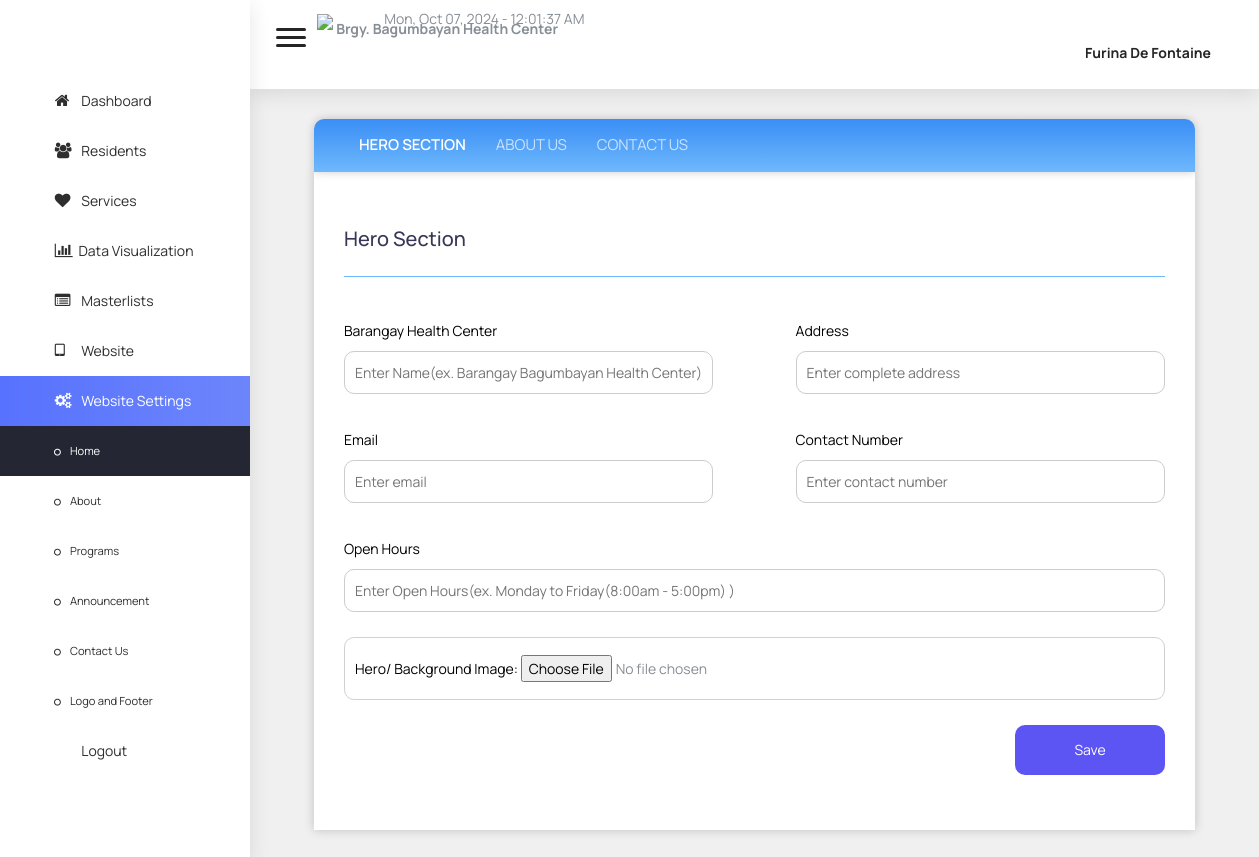
The app's page /admin/wsHomeSettings.php (signed in), older data.
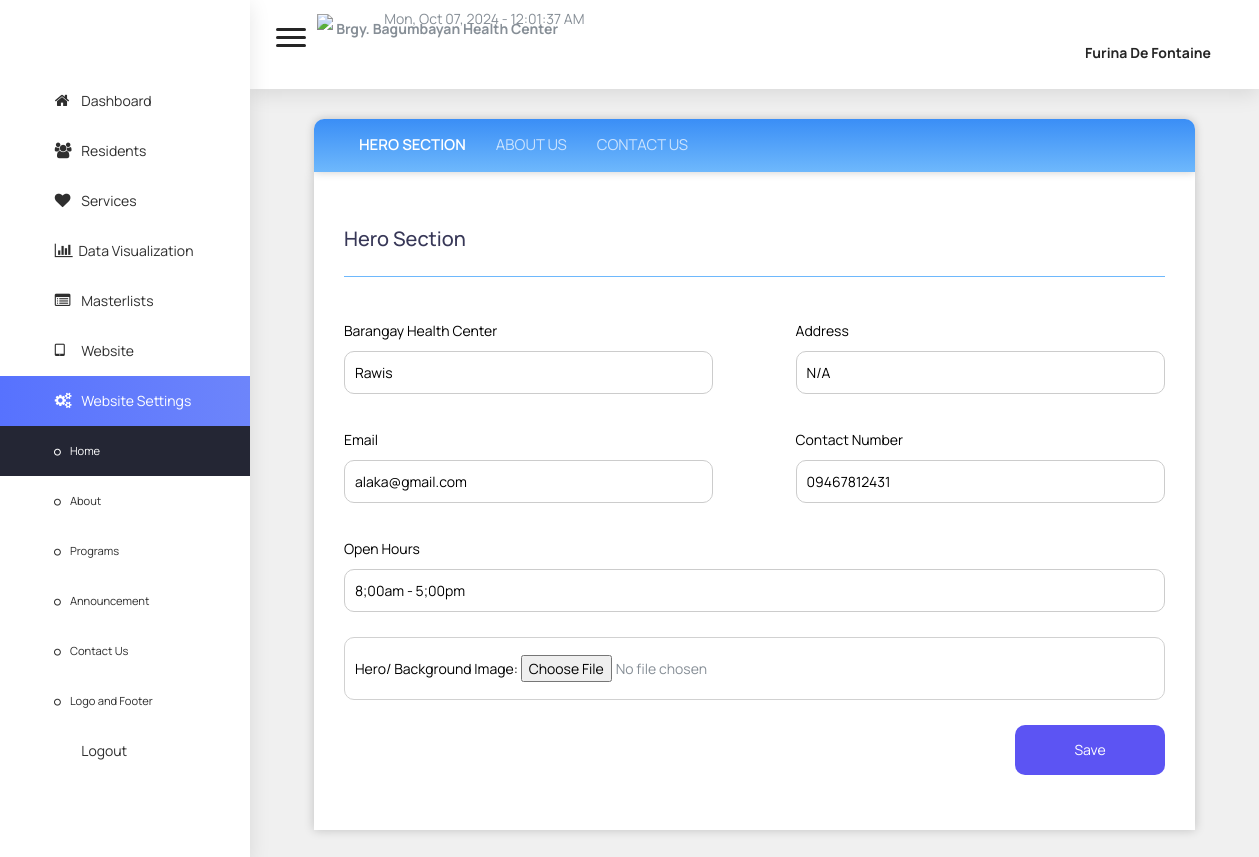
The same page, newer data.
### tables this page shows
CREATE TABLE `home` (
  `id` int(11) NOT NULL,
  `center_name` varchar(255) DEFAULT NULL,
  `address` varchar(255) DEFAULT NULL,
  `email` varchar(255) DEFAULT NULL,
  `contact` varchar(255) DEFAULT NULL,
  `open_hours` varchar(255) DEFAULT NULL,
  `bg_img` varchar(255) DEFAULT NULL,
  `short_desc` text DEFAULT NULL,
  `mission` text DEFAULT NULL,
  `vision` text DEFAULT NULL,
  `goal` text DEFAULT NULL,
  `chairman` varchar(255) DEFAULT NULL,
  `chairman_pic` varchar(255) DEFAULT NULL,
  `chairman_comm` text DEFAULT NULL,
  `chairman_comm_pic` varchar(255) DEFAULT NULL,
  `section_pic` varchar(255) DEFAULT NULL,
  `contact_mess` text DEFAULT NULL,
  `office_hrs` varchar(255) DEFAULT NULL,
  `programs_pic` varchar(255) DEFAULT NULL,
  `announce_pic` varchar(255) DEFAULT NULL
);

### user/data/home.php (called while the page is built, shortened)
<?php
include "dbcon.php";
$sql = "SELECT * FROM home";
$result = mysqli_query($conn, $sql);
if (mysqli_num_rows($result) > 0) {
    while ($row = mysqli_fetch_assoc($result)) {
        $centerName = $row["center_name"];
        $address = $row["address"];
        $email = $row["email"];
        $contact = $row["contact"];
        $openHours = $row["open_hours"];
    }
}
?>

### admin/wsHomeSettings.php (the view, shortened to what this page needs)
<?php
include "dbcon.php";
?>
<?php
$centerName = '';
$address = '';
$email = '';
$contact = '';
$openHours = '';
?>
<!DOCTYPE html>
<html lang="en">
<head>
    <?php include "../user/data/home.php"; ?>
    <?php include "partials/head.php"; ?>
    <link rel="stylesheet" href="css/wsHome.css">
    <link href='https://unpkg.com/boxicons@2.1.4/css/boxicons.min.css' rel='stylesheet'>
</head>
<body onload="display_ct();">
    <?php include "partials/sidebar.php"?>
    <?php include "partials/header.php" ?>
    <div class="content-wrap">
        <div class="main">
            <div class="container-fluid">
                <section id="main-content">
                    <div class="tab">
                        <button class="tablinks active" onclick="openTab(event, 'Tab1')">Hero Section</button>
                        <button class="tablinks" onclick="openTab(event, 'Tab2')">About Us</button>
                        <button class="tablinks" onclick="openTab(event, 'Tab3')">Contact Us</button>
                    </div>
                    <div id="Tab1" class="tabcontent">
                        <form action="cms/edit_home.php" method="post" enctype="multipart/form-data">
                            <div class="form">
                                <h5>Hero Section</h5>
                                <div class="formInput">
                                    <label>Barangay Health Center</label>
                                    <input type="text" name="center_name" value="<?php echo $centerName ?>"
                                        placeholder="Enter Name(ex. Barangay Bagumbayan Health Center)" required>
                                </div>
                                <div class="formInput">
                                    <label>Address</label>
                                    <input type="text" name="address" value="<?php echo $address ?>"
                                        placeholder="Enter complete address" required>
                                </div>
                                <div class="formInput">
                                    <label>Email</label>
                                    <input type="text" name="email" value="<?php echo $email ?>"
                                        placeholder="Enter email" required>
                                </div>
                                <div class="formInput">
                                    <label>Contact Number</label>
                                    <input type="text" name="contact" value="<?php echo $contact?>"
                                        placeholder="Enter contact number" required>
                                </div>
                                <div class="formInput" style="width: 100%;">
                                    <label>Open Hours</label>
                                    <input type="text" name="open_hours" value="<?php echo $openHours?>"
                                        placeholder="Enter Open Hours(ex. Monday to Friday(8:00am - 5:00pm) )" required>
                                </div>
                                <div class="photo">
                                    <label for="imageInput">Hero/ Background Image:</label>
                                    <input type="file" name="bg_img" id="imageInput" accept="image/*" required>
                                </div>
                                <div style="width: 100%; display: flex; justify-content: end; align-items: end;">
                                    <button type="submit" name="submit">Save</button>
                                </div>
                            </div>
                        </form>
                    </div>
                </section>
            </div>
        </div>
    </div>
</body>
</html>

Row changes from the older to the newer data that the page shows:
added home: center_name "Rawis", address "N/A", email "alaka@gmail.com", contact "09467812431", open_hours "8;00am - 5;00pm"
